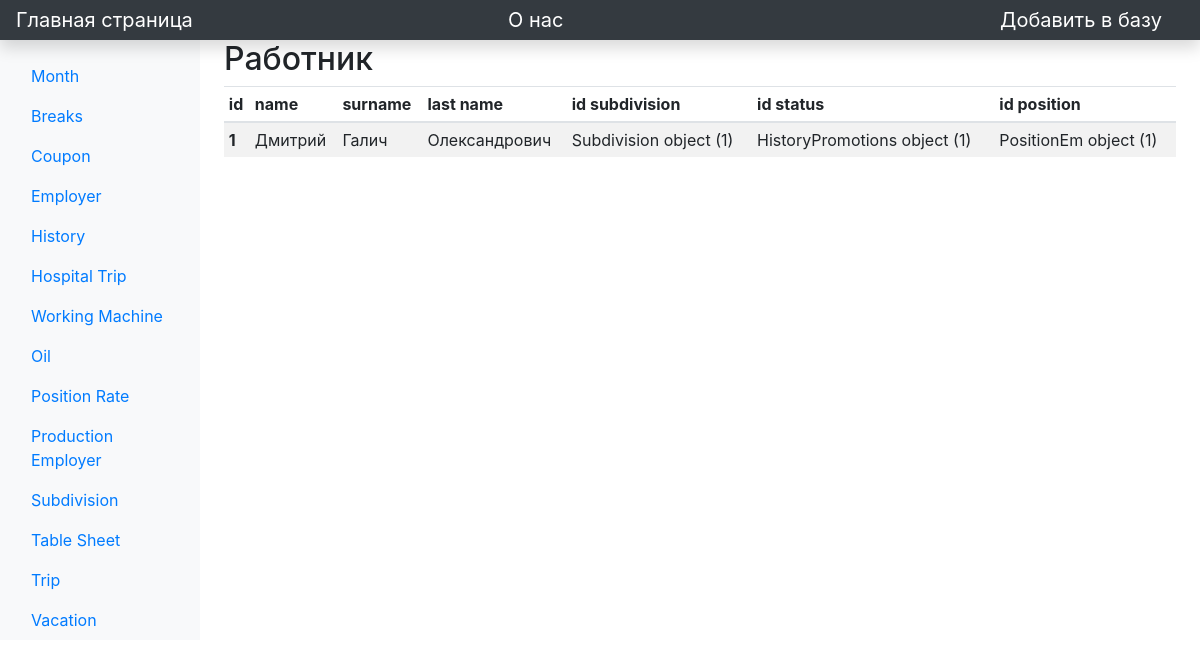
/view/employer_, run on the app's committed database.
### main/models.py (models this page shows)
class Employer(models.Model):
    name = models.CharField('Name', max_length=64)
    surname = models.CharField('Surname', max_length=64)
    last_name = models.CharField('Last name', max_length=64)
    id_subdivision = models.ForeignKey('Subdivision', on_delete=models.PROTECT)
    id_status = models.ForeignKey('HistoryPromotions', on_delete=models.PROTECT)
    id_position = models.ForeignKey('PositionEm', on_delete=models.PROTECT)

class Subdivision(models.Model):
    name = models.CharField('Name subdivision', max_length=64)
    id_machine = models.ForeignKey('WorkingMachine', on_delete=models.PROTECT)

class HistoryPromotions(models.Model):
    name = models.CharField('Name status', max_length=64)
    date_up = models.DateField()

class PositionEm(models.Model):
    name = models.CharField('Name', max_length=64)
    date_up = models.DateField()
    id_rate = models.ForeignKey('ProductionRate', on_delete=models.PROTECT)

### main/views.py (the view)
# urls.py: path('view/employer_', views.employer_, name='employer_'),
def employer_(request):
    task = Employer.objects.all()
    return render(request, 'main/view/employer_.html', {'task': task})

### main/templates/main/view/employer_.html (shortened to what this page needs)
{% extends 'main/base.html' %}
{% block content %}
        <main class="col-md-9 ms-sm-auto col-lg-10 px-md-4">
            <h2>Работник</h2>
            <div class="">
                <table class="table table-striped table-sm ">
                    <thead>
                    <tr>
                        <th scope="col">id</th>
                        <th scope="col">name</th>
                        <th scope="col">surname</th>
                        <th scope="col">last name</th>
                        <th scope="col">id subdivision</th>
                        <th scope="col">id status</th>
                        <th scope="col">id position</th>
                    </tr>
                    </thead>
                    <tbody>
                    {% if task %}
                    {% for i in task %}
                        <tr>
                            <th scope="row">{{ i.id }}</th>
                            <td>{{ i.name }}</td>
                            <td>{{ i.surname }}</td>
                            <td>{{ i.last_name }}</td>
                            <td>{{ i.id_subdivision }}</td>
                            <td>{{ i.id_status }}</td>
                            <td>{{ i.id_position }}</td>
                        </tr>
                    {% endfor %}
                    {% else %}
                    <tr>
                        <td>Empty!</td>
                    </tr>
                    {% endif %}
                    </tbody>
                </table>
            </div>
        </main>
{% endblock %}

### data on the page
Employer: id "1", name "Дмитрий", surname "Галич", last_name "Олександрович", id_subdivision "Subdivision object (1)", id_status "HistoryPromotions object (1)", id_position "PositionEm object (1)"
